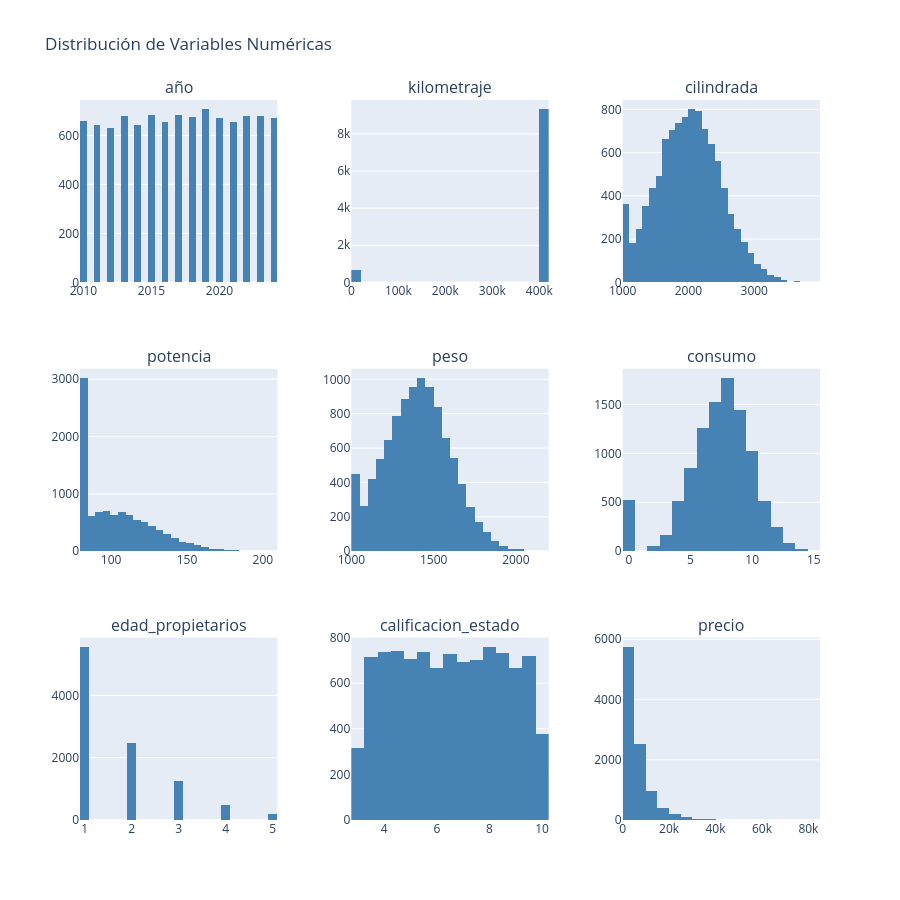

The cell this chart's notebook holds for it:
### Markdown cell above
## 3. Distribuciones de Variables Numéricas

Visualizamos la distribución de cada variable numérica para identificar:
- Forma de la distribución (normal, sesgada, bimodal)
- Presencia de outliers
- Rango efectivo de valores

### Code cell
# Variables numéricas para analizar
numeric_cols = ['año', 'kilometraje', 'cilindrada', 'potencia', 'peso', 'consumo', 
                'edad_propietarios', 'calificacion_estado', 'precio']

# Crear histogramas para cada variable
fig = make_subplots(
    rows=3, cols=3,
    subplot_titles=numeric_cols,
    vertical_spacing=0.12,
    horizontal_spacing=0.10
)

for idx, col in enumerate(numeric_cols):
    row = (idx // 3) + 1
    col_pos = (idx % 3) + 1
    
    fig.add_trace(
        go.Histogram(x=df[col], name=col, nbinsx=30, marker_color='steelblue'),
        row=row, col=col_pos
    )

fig.update_layout(
    height=900,
    title_text="Distribución de Variables Numéricas",
    showlegend=False
)

fig.show()

### Figure 1 — Plotly figure (JSON) as saved in the notebook; plotly's stock layout.template omitted (floating-point values rounded to 4 significant figures; data arrays with more than 128 entries replaced by an {"elided": "..."} marker saying what was removed)
{"data": [{"marker": {"color": "steelblue"}, "name": "año", "nbinsx": 30, "type": "histogram", "x": {"elided": "10000 int values"}, "xaxis": "x", "yaxis": "y"}, {"marker": {"color": "steelblue"}, "name": "kilometraje", "nbinsx": 30, "type": "histogram", "x": {"elided": "10000 int values"}, "xaxis": "x2", "yaxis": "y2"}, {"marker": {"color": "steelblue"}, "name": "cilindrada", "nbinsx": 30, "type": "histogram", "x": {"elided": "10000 int values"}, "xaxis": "x3", "yaxis": "y3"}, {"marker": {"color": "steelblue"}, "name": "potencia", "nbinsx": 30, "type": "histogram", "x": {"elided": "10000 int values"}, "xaxis": "x4", "yaxis": "y4"}, {"marker": {"color": "steelblue"}, "name": "peso", "nbinsx": 30, "type": "histogram", "x": {"elided": "10000 int values"}, "xaxis": "x5", "yaxis": "y5"}, {"marker": {"color": "steelblue"}, "name": "consumo", "nbinsx": 30, "type": "histogram", "x": {"elided": "10000 float values"}, "xaxis": "x6", "yaxis": "y6"}, {"marker": {"color": "steelblue"}, "name": "edad_propietarios", "nbinsx": 30, "type": "histogram", "x": {"elided": "10000 int values"}, "xaxis": "x7", "yaxis": "y7"}, {"marker": {"color": "steelblue"}, "name": "calificacion_estado", "nbinsx": 30, "type": "histogram", "x": {"elided": "10000 float values"}, "xaxis": "x8", "yaxis": "y8"}, {"marker": {"color": "steelblue"}, "name": "precio", "nbinsx": 30, "type": "histogram", "x": {"elided": "10000 float values"}, "xaxis": "x9", "yaxis": "y9"}], "layout": {"annotations": [{"font": {"size": 16}, "showarrow": false, "text": "año", "x": 0.1333, "xanchor": "center", "xref": "paper", "y": 1.0, "yanchor": "bottom", "yref": "paper"}, {"font": {"size": 16}, "showarrow": false, "text": "kilometraje", "x": 0.5, "xanchor": "center", "xref": "paper", "y": 1.0, "yanchor": "bottom", "yref": "paper"}, {"font": {"size": 16}, "showarrow": false, "text": "cilindrada", "x": 0.8667, "xanchor": "center", "xref": "paper", "y": 1.0, "yanchor": "bottom", "yref": "paper"}, {"font": {"size": 16}, "showarrow": false, "text": "potencia", "x": 0.1333, "xanchor": "center", "xref": "paper", "y": 0.6267, "yanchor": "bottom", "yref": "paper"}, {"font": {"size": 16}, "showarrow": false, "text": "peso", "x": 0.5, "xanchor": "center", "xref": "paper", "y": 0.6267, "yanchor": "bottom", "yref": "paper"}, {"font": {"size": 16}, "showarrow": false, "text": "consumo", "x": 0.8667, "xanchor": "center", "xref": "paper", "y": 0.6267, "yanchor": "bottom", "yref": "paper"}, {"font": {"size": 16}, "showarrow": false, "text": "edad_propietarios", "x": 0.1333, "xanchor": "center", "xref": "paper", "y": 0.2533, "yanchor": "bottom", "yref": "paper"}, {"font": {"size": 16}, "showarrow": false, "text": "calificacion_estado", "x": 0.5, "xanchor": "center", "xref": "paper", "y": 0.2533, "yanchor": "bottom", "yref": "paper"}, {"font": {"size": 16}, "showarrow": false, "text": "precio", "x": 0.8667, "xanchor": "center", "xref": "paper", "y": 0.2533, "yanchor": "bottom", "yref": "paper"}], "height": 900, "showlegend": false, "title": {"text": "Distribución de Variables Numéricas"}, "xaxis": {"anchor": "y", "domain": [0.0, 0.2667]}, "xaxis2": {"anchor": "y2", "domain": [0.3667, 0.6333]}, "xaxis3": {"anchor": "y3", "domain": [0.7333, 1.0]}, "xaxis4": {"anchor": "y4", "domain": [0.0, 0.2667]}, "xaxis5": {"anchor": "y5", "domain": [0.3667, 0.6333]}, "xaxis6": {"anchor": "y6", "domain": [0.7333, 1.0]}, "xaxis7": {"anchor": "y7", "domain": [0.0, 0.2667]}, "xaxis8": {"anchor": "y8", "domain": [0.3667, 0.6333]}, "xaxis9": {"anchor": "y9", "domain": [0.7333, 1.0]}, "yaxis": {"anchor": "x", "domain": [0.7467, 1.0]}, "yaxis2": {"anchor": "x2", "domain": [0.7467, 1.0]}, "yaxis3": {"anchor": "x3", "domain": [0.7467, 1.0]}, "yaxis4": {"anchor": "x4", "domain": [0.3733, 0.6267]}, "yaxis5": {"anchor": "x5", "domain": [0.3733, 0.6267]}, "yaxis6": {"anchor": "x6", "domain": [0.3733, 0.6267]}, "yaxis7": {"anchor": "x7", "domain": [0.0, 0.2533]}, "yaxis8": {"anchor": "x8", "domain": [0.0, 0.2533]}, "yaxis9": {"anchor": "x9", "domain": [0.0, 0.2533]}}}
